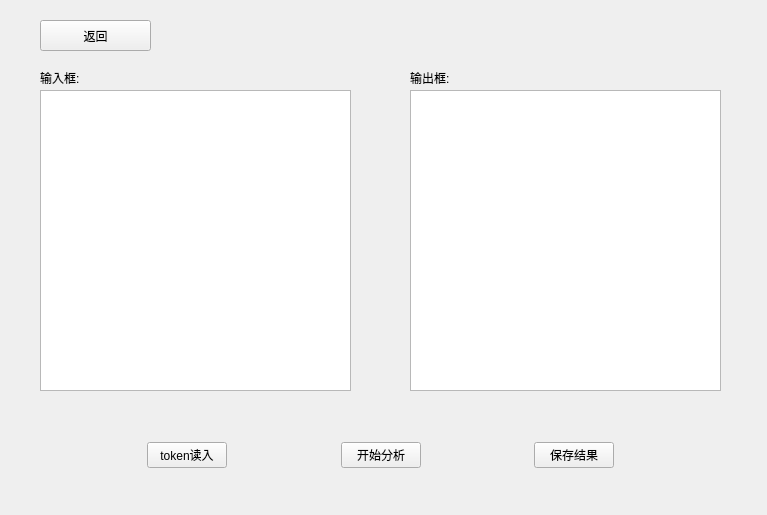
<?xml version="1.0" encoding="UTF-8"?>
<ui version="4.0">
 <class>Analyzer</class>
 <widget class="QWidget" name="Analyzer">
  <property name="geometry">
   <rect>
    <x>0</x>
    <y>0</y>
    <width>767</width>
    <height>515</height>
   </rect>
  </property>
  <property name="windowTitle">
   <string>Form</string>
  </property>
  <widget class="QTextBrowser" name="out">
   <property name="geometry">
    <rect>
     <x>410</x>
     <y>90</y>
     <width>311</width>
     <height>301</height>
    </rect>
   </property>
  </widget>
  <widget class="QLabel" name="label_2">
   <property name="geometry">
    <rect>
     <x>410</x>
     <y>70</y>
     <width>101</width>
     <height>16</height>
    </rect>
   </property>
   <property name="text">
    <string>输出框:</string>
   </property>
  </widget>
  <widget class="QTextEdit" name="source">
   <property name="geometry">
    <rect>
     <x>40</x>
     <y>90</y>
     <width>311</width>
     <height>301</height>
    </rect>
   </property>
  </widget>
  <widget class="QPushButton" name="fanhui">
   <property name="geometry">
    <rect>
     <x>40</x>
     <y>20</y>
     <width>111</width>
     <height>31</height>
    </rect>
   </property>
   <property name="text">
    <string>返回</string>
   </property>
  </widget>
  <widget class="QWidget" name="widget" native="true">
   <property name="geometry">
    <rect>
     <x>40</x>
     <y>410</y>
     <width>681</width>
     <height>91</height>
    </rect>
   </property>
   <layout class="QHBoxLayout" name="horizontalLayout_2">
    <item>
     <spacer name="horizontalSpacer">
      <property name="orientation">
       <enum>Qt::Horizontal</enum>
      </property>
      <property name="sizeHint" stdset="0">
       <size>
        <width>40</width>
        <height>20</height>
       </size>
      </property>
     </spacer>
    </item>
    <item>
     <widget class="QPushButton" name="token">
      <property name="text">
       <string>token读入</string>
      </property>
     </widget>
    </item>
    <item>
     <spacer name="horizontalSpacer_5">
      <property name="orientation">
       <enum>Qt::Horizontal</enum>
      </property>
      <property name="sizeHint" stdset="0">
       <size>
        <width>40</width>
        <height>20</height>
       </size>
      </property>
     </spacer>
    </item>
    <item>
     <widget class="QPushButton" name="fenxi_2">
      <property name="text">
       <string>开始分析</string>
      </property>
     </widget>
    </item>
    <item>
     <spacer name="horizontalSpacer_3">
      <property name="orientation">
       <enum>Qt::Horizontal</enum>
      </property>
      <property name="sizeHint" stdset="0">
       <size>
        <width>40</width>
        <height>20</height>
       </size>
      </property>
     </spacer>
    </item>
    <item>
     <widget class="QPushButton" name="baocun_2">
      <property name="text">
       <string>保存结果</string>
      </property>
     </widget>
    </item>
    <item>
     <spacer name="horizontalSpacer_4">
      <property name="orientation">
       <enum>Qt::Horizontal</enum>
      </property>
      <property name="sizeHint" stdset="0">
       <size>
        <width>40</width>
        <height>20</height>
       </size>
      </property>
     </spacer>
    </item>
   </layout>
  </widget>
  <widget class="QLabel" name="label">
   <property name="geometry">
    <rect>
     <x>40</x>
     <y>70</y>
     <width>101</width>
     <height>16</height>
    </rect>
   </property>
   <property name="text">
    <string>输入框:</string>
   </property>
  </widget>
 </widget>
 <resources/>
 <connections/>
</ui>
